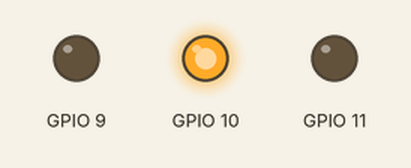
This program was run on a simulated Raspberry Pi (BCM pin numbers). On the bench: output pins drawn as LEDs (lit = HIGH). At 0.0 s the program stops and its outputs stay as they are.

Above: at 0.1 s.
Timing chart, 0 to 1.5 s (numbered marks = the images above):
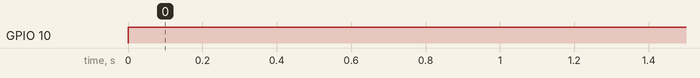

Measured:
- by itself, GPIO 10: LOW → HIGH at 0.00 s

The program:

yellow.py
```python
import RPi.GPIO as GPIO

GPIO.setmode(GPIO.BCM)
GPIO.setwarnings(False)

GPIO.setup(9, GPIO.OUT)
GPIO.setup(10, GPIO.OUT)
GPIO.setup(11, GPIO.OUT)

GPIO.output(9, 0)
GPIO.output(10, 1)
GPIO.output(11, 0)

#GPIO.cleanup()
```
